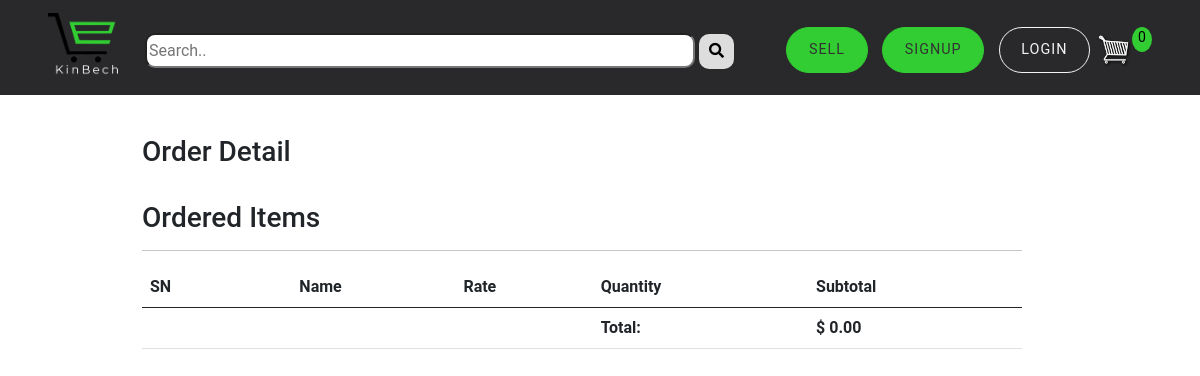
/customer-order-detail/5, run on an earlier commit of the app's database.
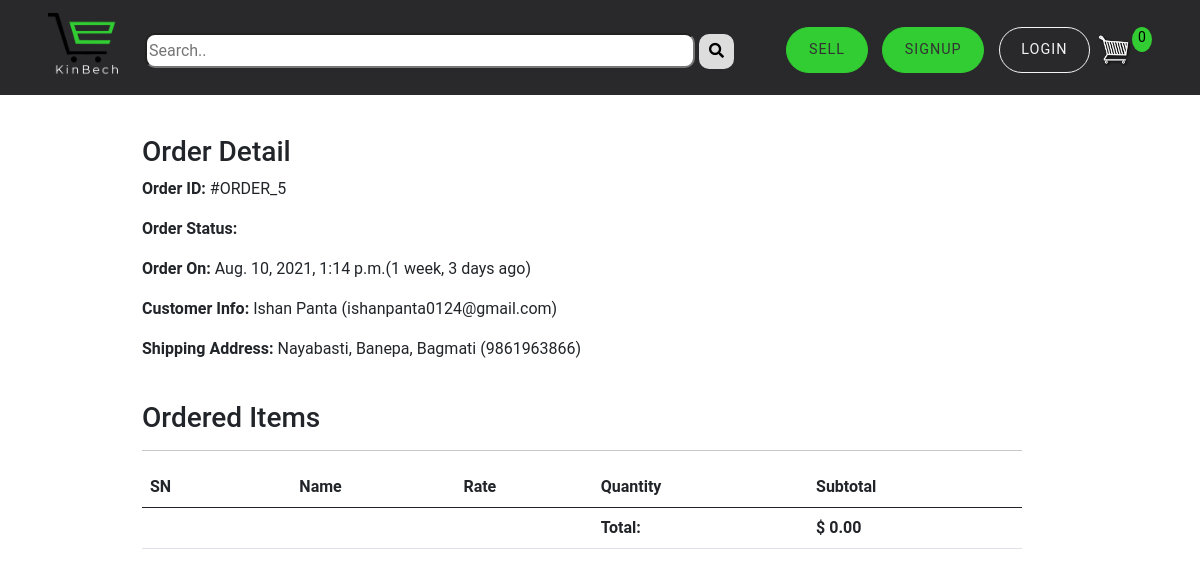
And on a later commit of the database.
### store/models.py (models this page shows, shortened)
class Order(models.Model):
    customer = models.ForeignKey(
        Customer, on_delete=models.CASCADE, null=True, blank=True)
    date_ordered = models.DateTimeField(auto_now_add=True)
    complete = models.BooleanField(default=False, null=True, blank=False)
    transaction_id = models.CharField(max_length=50, null=True, blank=True)

class Customer(models.Model):
    user = models.OneToOneField(
        User, on_delete=models.CASCADE, null=True, blank=True)
    name = models.CharField(max_length=50, null=True)
    phone = models.CharField(max_length=40, null=True)
    date_created = models.DateTimeField(auto_now_add=True, null=True)

class ShippingAddress(models.Model):
    customer = models.ForeignKey(
        Customer, on_delete=models.SET_NULL, null=True)
    order = models.ForeignKey(
        Order, on_delete=models.SET_NULL, null=True, related_name="shipping_address")
    address = models.CharField(max_length=50, null=False)
    city = models.CharField(max_length=50, null=False)
    state = models.CharField(max_length=50, null=False)
    zipcode = models.CharField(max_length=50, null=False)
    date_added = models.DateTimeField(auto_now_add=True)

### store/views.py (the view)
def customerOrderDetail(request, pk):
    data = cartData(request)
    cartItems = data['cartItems']
    order = Order.objects.filter(id=pk)
    shippingAddress = ShippingAddress.objects.filter(order_id=pk)
    orderItems = OrderItem.objects.filter(order_id=pk)
    context = {"cartItems": cartItems, "order": order,
               "shippingAddress": shippingAddress, "orderItems": orderItems}
    return render(request, "store/customerOrderDetail.html", context)

### seller/context_processors.py (called while the page is built)
def notification(request):
    if request.user.is_authenticated:
        try:
            seller = request.user.seller
        except:
            seller = Seller.objects.filter(id=1)
    else:
        seller = Seller.objects.filter(id=1)
    noti_orders = Order.objects.filter(orderitem__product__seller=seller, orderitem__orderItem_order_status="Order Received",
                                       orderitem__noti_status=True, complete=True).distinct().order_by("-id")
    canceledOrderItem = OrderItem.objects.filter(
        product__seller=seller, orderItem_order_status="Order Canceled", noti_status=True)
    return {'noti_orders': noti_orders, 'seller': seller, 'canceledOrderItem': canceledOrderItem}

### store/utils.py (called while the page is built, shortened)
def cookieCart(request):
    try:
        cart = json.loads(request.COOKIES['cart'])
    except:
        cart = {}
    items = []
    order = {'totalCartPrice': 0, 'totalCartQuantity': 0}
    cartItems = order['totalCartQuantity']
    return {'cartItems': cartItems, 'order': order, 'items': items}

### store/templates/store/customerOrderDetail.html (shortened to what this page needs)
{% extends 'store/main.html' %}
{% load humanize %}
{% load static %}
{% block content %}
<div class="container">
    <div class="row">
        <div class="col-md-12 mx-auto">
            <h3>Order Detail</h3>
            {% for o in order %}
            <p><strong>Order ID: </strong>#ORDER_{{o.id}}</p>
            <p><strong>Order Status: </strong>{{o.order_status}}</p>
            <p><strong>Order On: </strong> {{o.date_ordered}}({{o.date_ordered|timesince}} ago)</p>
            <p><strong>Customer Info: </strong>{{o.customer.name}} ({{o.customer.user.email}})</p>
            {% endfor %}
            {% for sa in shippingAddress %}
              <p><strong>Shipping Address: </strong>{{sa.address}}, {{sa.city}}, {{sa.state}} ({{sa.customer.phone}})</p>
            {% endfor %}
            <br><h3>Ordered Items</h3>
            <hr>
            <table class="table">
                <thead>
                    <tr>
                        <th>SN</th>
                        <th></th>
                        <th>Name</th>
                        <th>Rate</th>
                        <th>Quantity</th>
                        <th>Subtotal</th>
                    </tr>
                </thead>
                <tbody>
                    <tr>
                        <td></td>
                        <td></td>
                        <td></td>
                        <td></td>
                        <th>Total: </th>
                        <th id="totalPrice"></th>
                    </tr>
                </tbody>
            </table>
        </div>
    </div>
</div>
{% endblock content %}

What changed in the data, as far as the page shows it:
added Order: id "5", date_ordered "Aug. 10, 2021, 1:14 p.m.", date_ordered "1 week, 3 days", customer.name "Ishan Panta", customer.user.email "ishanpanta0124@gmail.com"
added ShippingAddress: address "Nayabasti", city "Banepa", state "Bagmati", customer.phone "9861963866"
